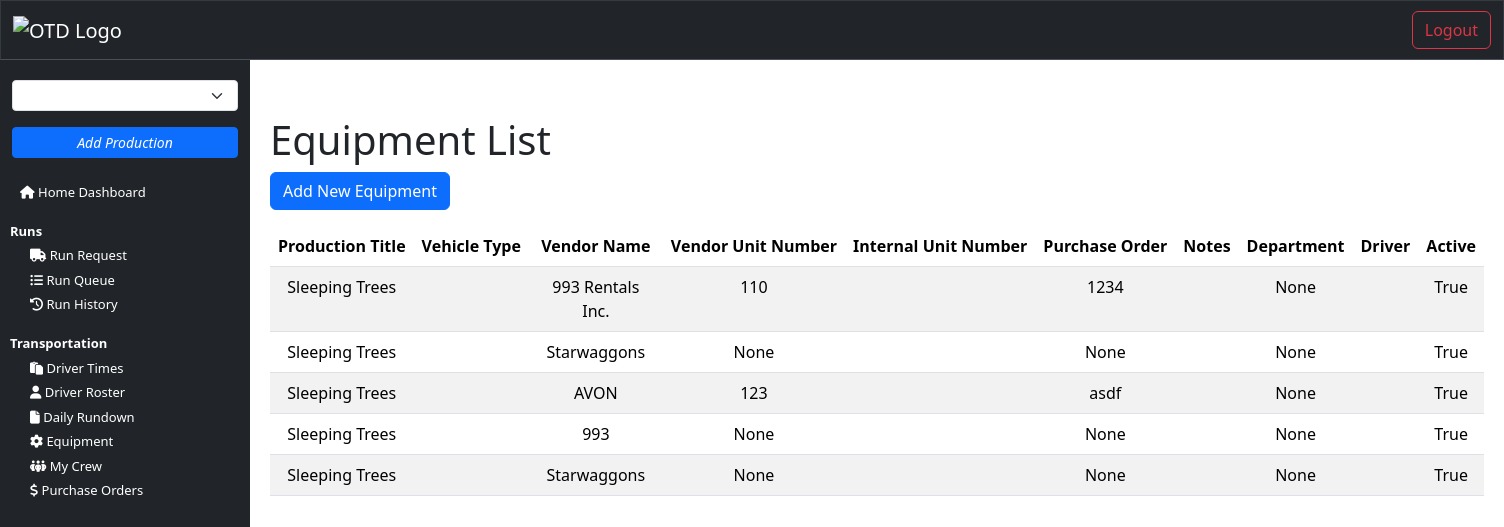
The app's page /equipment_list (signed in), older data.
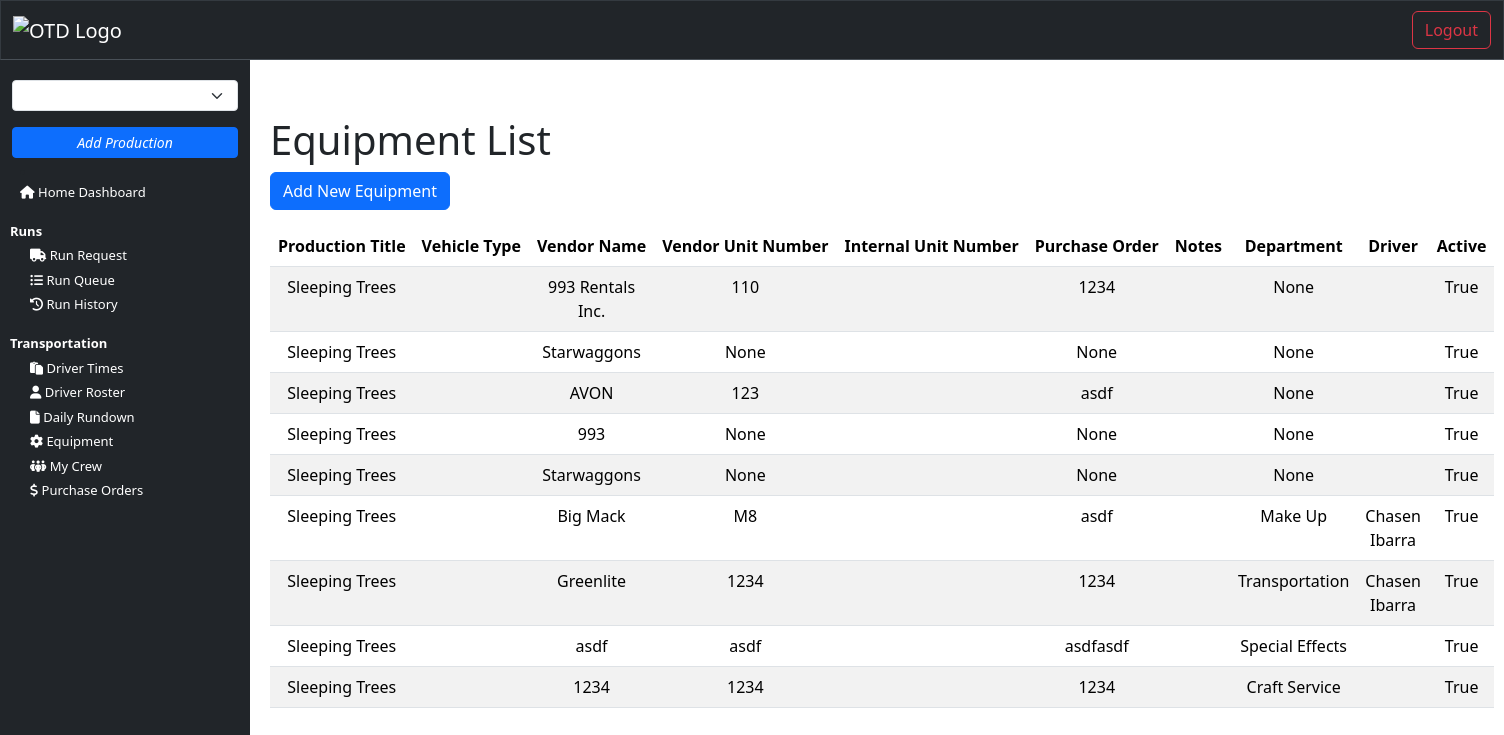
The same page, newer data.
### transportation/models.py (models this page shows, shortened)
class Equipment(models.Model):
    EQUIPMENT_TYPE_1_CHOICES = [
        ('truck', 'Truck'),
        ('trailer', 'Trailer'),
    ]
    TRUCK_TYPE_CHOICES = [
        ('stakebed', 'Stakebed'),
        ('box_truck', 'Box Truck'),
        ('5_ton', '5-Ton'),
        ('10_ton', '10-Ton'),
        ('tractor', 'Tractor'),
        ('production_van', 'Production Van'),
        ('van', 'Van'),
    ]
    TRAILER_TYPE_CHOICES = [
        ('cast_single', 'Cast Single'),
        ('cast_2_room', 'Cast 2-Room'),
        ('cast_3_room', 'Cast 3-Room'),
        ('cast_5_room', 'Cast 5-Room'),
        ('office_trailer', 'Office Trailer'),
        ('wardrobe_trailer', 'Wardrobe Trailer'),
        ('makeup_trailer', 'Makeup Trailer'),
        ('grip_trailer', 'Grip Trailer'),
        ('set_lighting_trailer', 'Set Lighting Trailer'),
        ('equipment_trailer', 'Equipment Trailer'),
        ('honeywagon', 'Honeywagon'),
        ('flatbed', 'Flatbed'),
    ]
    production_title = models.ForeignKey(Production, on_delete=models.CASCADE, related_name='vehicles')
    equipment_type_1 = models.CharField(max_length=150, choices=EQUIPMENT_TYPE_1_CHOICES , null=True) # truck or trailer
    equipment_type_2 = models.CharField(max_length=150, choices=TRUCK_TYPE_CHOICES, null=True, blank=True) # truck or trailer specific (stakebed, 2 room, etc..)
    trailer_type = models.CharField(max_length=150, choices=TRAILER_TYPE_CHOICES, null=True, blank=True)
    vendor_name = models.CharField(max_length=100, null=True)
    vendor_address_1 = models.CharField(max_length=100, null=True)
    vendor_address_2 = models.CharField(max_length=100, null=True, blank=True)
    vendor_city = models.CharField(max_length=100, null=True)
    vendor_state = models.CharField(max_length=2, null=True)
    vendor_zip = models.CharField(max_length=10, null=True)
    vendor_unit_number = models.CharField(max_length=10, null=True)
    fleet_number = models.CharField(max_length=20, null=True)
    purchase_order = models.CharField(max_length=10, null=True)
    vendor_invoice = models.CharField(max_length=10, null=True)
    equipment_notes = models.TextField(max_length=2000, null=True, blank=True)
    assigned_department = models.ForeignKey(Department, null=True, blank=True, on_delete=models.CASCADE, related_name='vehicles')
    assigned_driver = models.ManyToManyField(Driver, blank=True, related_name='vehicles')
    is_active = models.BooleanField(default=True)

class Driver(models.Model):
    user = models.OneToOneField(settings.AUTH_USER_MODEL, on_delete=models.CASCADE)  # Use custom user model
    production_title = models.CharField(max_length=150, null=True, blank=True)
    first_name = models.CharField(max_length=150, null=True, blank=True)
    last_name = models.CharField(max_length=150, null=True, blank=True)
    driver_email = models.EmailField(_('email address'), null=True, blank=True)
    driver_birthdate = models.DateField(null=True, blank=True)
    driver_phone = models.CharField(max_length=15, null=True, blank=True)
    occupation_code = models.CharField(max_length=4, null=True, blank=True)
    job_classification = models.CharField(max_length=50, null=True, blank=True)
    driver_hire_date = models.DateField(null=True, blank=True)
    production_status = models.CharField(max_length=50, null=True, blank=True) # On production or off production
    rate = models.DecimalField(max_digits=6, decimal_places=2, null=True, blank=True)
    grouping = models.IntegerField(null=True, blank=True)
    local = models.IntegerField(null=True, blank=True)
    last_4 = models.CharField(max_length=6, null=True, blank=True)
    drivers_license_number = models.CharField(max_length=20, null=True, blank=True)
    drivers_license_expiration = models.DateField(null=True, blank=True)
    drivers_license_state = models.CharField(max_length=2, null=True, blank=True)
    drivers_license_class = models.CharField(max_length=2, null=True, blank=True)
    drivers_license_endorsements = models.CharField(max_length=50, null=True, blank=True)
    drivers_license_restrictions = models.CharField(max_length=50, null=True, blank=True)
    medical_card_expiration = models.DateField(null=True, blank=True)
    assigned_truck = models.ManyToManyField('Equipment', related_name='assigned_truck', limit_choices_to={'equipment_type_1': 'truck'})
    assigned_trailer = models.ManyToManyField('Equipment', related_name='assigned_trailer', limit_choices_to={'equipment_type_1': 'trailer'})
    supporting_department = models.ForeignKey(Department, null=True, blank=True, on_delete=models.CASCADE, related_name='drivers')
    is_favorite = models.BooleanField(default=False, null=True, blank=True)
    is_active = models.BooleanField(default=True)
    def __str__(self):
        return self.first_name + " " + self.last_name

### core/models.py (models this page shows)
class Production(models.Model):
    create_date = models.DateField(auto_now_add=True)
    code = models.CharField(max_length=6, unique=True, null=True, blank=True)  # Add this field for the 6-digit code
    production_title = models.CharField(max_length=150, null=True) # Official or working title
    production_type = models.CharField(max_length=150, null=True) # Feature or TV
    production_studio = models.CharField(max_length=150, null=True)
    production_email = models.EmailField(_('email address'), null=True)
    production_address_1 = models.CharField(max_length=100, null=True, blank=True)
    production_address_2 = models.CharField(max_length=100, null=True, blank=True)
    production_city = models.CharField(max_length=100, null=True, blank=True)
    production_state = models.CharField(max_length=2, null=True, blank=True)
    production_zip = models.CharField(max_length=10, null=True, blank=True)
    production_phone = models.CharField(max_length=15, null=True, blank=True)
    purchase_order = models.CharField(max_length=10, null=True)
    coordinator_name = models.CharField(max_length=150, null=True)
    coordinator_email = models.EmailField(_('email address'), null=True)
    dot_admin_name = models.CharField(max_length=150, null=True)
    dot_admin_email = models.EmailField(_('email address'), null=True)
    captain_name = models.CharField(max_length=150, null=True)
    captain_email = models.EmailField(_('email address'), null=True)
    production_accountant_name = models.CharField(max_length=150, null=True, blank=True)
    production_accountant_email = models.EmailField(_('email address'), null=True, blank=True)
    production_accountant_phone = models.CharField(max_length=15, null=True, blank=True)
    production_supervisor_name = models.CharField(max_length=150, null=True, blank=True)
    production_supervisor_email = models.EmailField(_('email address'), null=True, blank=True)
    unit_production_manager_name = models.CharField(max_length=150, null=True, blank=True)
    unit_production_manager_email = models.EmailField(_('email address'), null=True, blank=True)
    first_shoot_day = models.DateField(null=True, blank=True)
    last_shoot_day = models.DateField(null=True, blank=True)
    total_shoot_days = models.IntegerField(null=True, blank=True)
    production_notes = models.TextField(max_length=2000, null=True)
    is_active = models.BooleanField(default=True)
    def __str__(self):
        return self.production_title

class Department(models.Model):
    department_title = models.CharField(max_length=100, null=True)
    def __str__(self):
        return self.department_title

### interface/views.py (the view)
# urls.py: path('equipment_list', views.equipment_list, name="equipment_list"),
@login_required(login_url='login')
def equipment_list(request):
    equipment = Equipment.objects.all()
    return render(request, 'interface/equipment_list.html', {'equipment': equipment})

### interface/templates/interface/equipment_list.html
{% extends 'interface/layout.html' %}
{% block content %}
<div class="container mt-5">
    <h1>Equipment List</h1>
    <a href="" class="btn btn-primary mb-3">Add New Equipment</a>
    <table class="table table-striped">
        <thead>
            <tr>
                <th>Production Title</th>
                <th>Vehicle Type</th>
                <th>Vendor Name</th>
                <th>Vendor Unit Number</th>
                <th>Internal Unit Number</th>
                <th>Purchase Order</th>
                <th>Notes</th>
                <th>Department</th>
                <th>Driver</th>
                <th>Active</th>
            </tr>
        </thead>
        <tbody>
            {% for item in equipment %}
            <tr>
                <td>{{ item.production_title }}</td>
                <td>{{ item.vehicle_type }}</td>
                <td>{{ item.vendor_name }}</td>
                <td>{{ item.vendor_unit_number }}</td>
                <td>{{ item.internal_unit_number }}</td>
                <td>{{ item.purchase_order }}</td>
                <td>{{ item.vehicle_notes }}</td>
                <td>{{ item.assigned_department }}</td>
                <td>{{ item.assigned_driver.all|join:", " }}</td>
                <td>{{ item.is_active }}</td>
            </tr>
            {% endfor %}
        </tbody>
    </table>
</div>
{% endblock %}

### interface/templates/interface/layout.html (shortened to what this page needs)
{% load static %}
<!DOCTYPE html>
<html lang="en">
<head>
    <link rel="stylesheet" href="https://cdnjs.cloudflare.com/ajax/libs/font-awesome/6.5.2/css/font-awesome.min.css">
    <link href="https://cdn.jsdelivr.net/npm/bootstrap@5.3.3/dist/css/bootstrap.min.css" rel="stylesheet">
    <link rel="stylesheet" type="text/css" href="{% static 'css/style.css' %}">
    <link rel="stylesheet" type="text/css" href="https://cdn.datatables.net/2.1.8/css/dataTables.jqueryui.min.css">
    <link rel="stylesheet" type="text/css" href="https://cdn.datatables.net/2.1.8/css/dataTables.bootstrap5.min.css">
    <link rel="stylesheet" type="text/css" href="https://cdn.datatables.net/buttons/3.2.0/css/buttons.bootstrap5.min.css">
    <link rel="stylesheet" href="https://cdn.datatables.net/responsive/3.0.3/css/responsive.dataTables.min.css">
</head>
<body>
    {% include 'interface/header.html' %}
    {% include 'interface/navbar_copy.html' %}
    <main class="content p-2">
        {% block content %}
        {% endblock %}
    </main>
</body>
</html>

### interface/templates/interface/header.html (shortened to what this page needs)
{% load static %}
<header class="otd-header">
    <nav class="navbar navbar-dark bg-dark border-bottom border-body header-bar" data-bs-theme="dark">
        <div class="container-fluid">
            {% if user.is_authenticated %}
                <a class="navbar-brand" href="{% url 'dashboard' %}">
                    <img src="{% static 'img/OTD_Day_Reel_ON_Logo_White_FINAL.png' %}" alt="OTD Logo" style="width: 50px; height: auto;">
                </a>
            {% else %}
                <a class="navbar-brand" href="#!">
                    <img src="{% static 'img/OTD_Day_Reel_ON_Logo_White_FINAL.png' %}" alt="OTD Logo" style="width: 50px; height: auto;">
                </a>
            {% endif %}
            {% if user.is_authenticated %}
                <a class="btn btn-outline-danger" href="{% url 'logout' %}">Logout</a>
            {% else %}
                <a class="btn btn-outline-primary" href="{% url 'login' %}">Login</a>
            {% endif %}
        </div>
    </nav>
</header>

### interface/templates/interface/navbar_copy.html (shortened to what this page needs)
{% load crispy_forms_tags %}
<nav class="bg-dark sidebar" id="sidebar">
    <div class="container">
        <div class="row">
            <form id="production-form" action="{% url 'change_production' %}" method="post">
                <div class="production-select">
                    <select id="production-select" class="form-select form-select-sm mb-3" aria-label=".form-select-lg example" name="production_title">
                    </select>
                </div>
            </form>
            <div class="container">
                <a class="btn btn-sm btn-primary" href="{% url 'add_production' %}"><i>Add Production</i></a>
            </div>
        </div>
    </div>
    <li><a class="dropdown-item" href="{% url 'dashboard' %}"><i class="fa fa-house"></i> Home Dashboard</a></li>
    <br>
    <ul>
        <strong class="text-white">Runs</strong>
        {% if not is_driver %}
            <li><a class="dropdown-item" href="{% url 'new_run' %}"><i class="fa fa-truck"></i> Run Request</a></li>
        {% endif %}
        <li><a class="dropdown-item" href="{% url 'run_queue' %}"><i class="fa fa-list-ul"></i> Run Queue</a></li>
        <li><a class="dropdown-item" href="{% url 'run_history' %}"><i class="fa fa-clock-rotate-left"></i> Run History</a></li>
    </ul>
    <br>
    {% if request.session.department == "Transportation" or request.session.department == "Admin" %}
        <ul>
            <strong class="text-white">Transportation</strong>
            {% if is_driver %}
                <li><a class="dropdown-item" href="{% url 'driver_times' %}"><i class="fa fa-clock"></i> Submit Times</a></li>
                <li><a class="dropdown-item" href="{% url 'driver_times_history' %}"><i class="fa fa-timeline"></i> My Times</a></li>
            {% else %}
                <li><a class="dropdown-item" href="{% url 'driver_times_view' %}"><i class="fa fa-clipboard"></i> Driver Times</a></li>
                <li><a class="dropdown-item" href="{% url 'driver_roster' %}">
                    <i class="fa fa-user"></i> Driver Roster</a>
                </li>
                <li><a class="dropdown-item" href="{% url 'daily_rundown' %}">
                    <i class="fa fa-file"> </i> Daily Rundown</a>
                </li>
                <li><a class="dropdown-item" href="{% url 'equipment_admin' %}" >
                    <i class="fa fa-gear"> </i> Equipment</a>
                </li>
                <li><a class="dropdown-item" href="{% url 'my_crew' %}" >
                    <i class="fa fa-people-group"> </i> My Crew</a>
                </li>
                <li><a class="dropdown-item" href="{% url 'purchase_order' %}" >
                    <i class="fa fa-dollar"> </i> Purchase Orders</a>
                </li>
            {% endif %}
        </ul>
    {% endif %}
    <br>
    <br>
</nav>

### static/css/style.css (style rules this page uses)
body { padding: 0; margin: 0; background-color: white; }
main { margin: 0; padding: 0; }
.otd-header { z-index: 1100; }
.header-bar { background-color: #343a40; color: white; position: fixed; top: 0; border: 1px solid #343a40; width: 100%; }
.sidebar { display: none; padding: 0; margin: 0; width: 250px; position: fixed; top: 0; left: 0; height: 100vh; margin-top: 60px; padding-top: 20px; border: none; background-color: #343a40; font-size: small; z-index: 9999; }
.sidebar ul { list-style-type: none; padding: 0; padding-left: 10px; margin: 0; }
.sidebar li { padding-top: 5px; padding-left: 20px; }
.sidebar a { text-decoration: none; color: white; display: block; }
.content { margin-top: 60px; }
td, th { text-align: center; }
@media (min-width: 994px) { th { white-space: nowrap; } }

Row changes from the older to the newer data that the page shows:
added Equipment: production_title "Sleeping Trees", vendor_name "Big Mack", vendor_unit_number "M8", purchase_order "asdf", assigned_department "Make Up", assigned_driver.all "Chasen Ibarra", is_active "True"
added Equipment: production_title "Sleeping Trees", vendor_name "Greenlite", vendor_unit_number "1234", purchase_order "1234", assigned_department "Transportation", assigned_driver.all "Chasen Ibarra", is_active "True"
added Equipment: production_title "Sleeping Trees", vendor_name "asdf", vendor_unit_number "asdf", purchase_order "asdfasdf", assigned_department "Special Effects", is_active "True"
added Equipment: production_title "Sleeping Trees", vendor_name "1234", vendor_unit_number "1234", purchase_order "1234", assigned_department "Craft Service", is_active "True"
